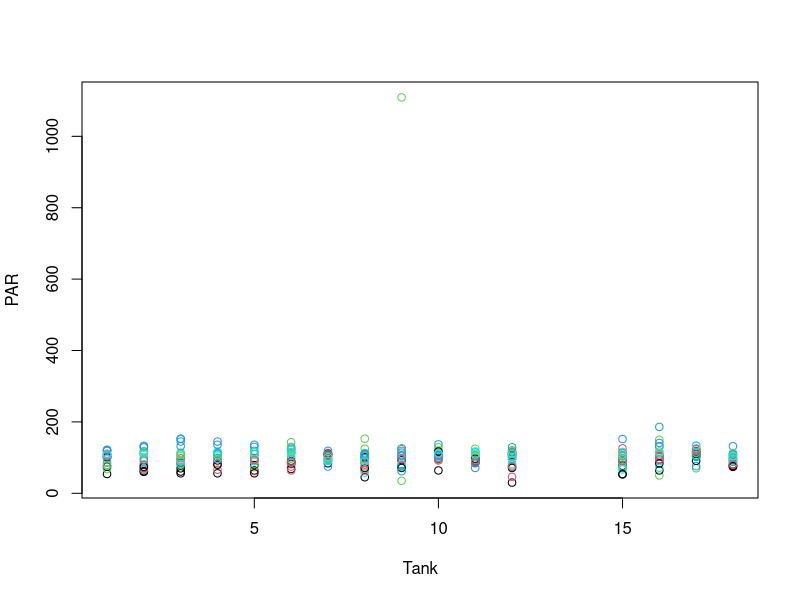
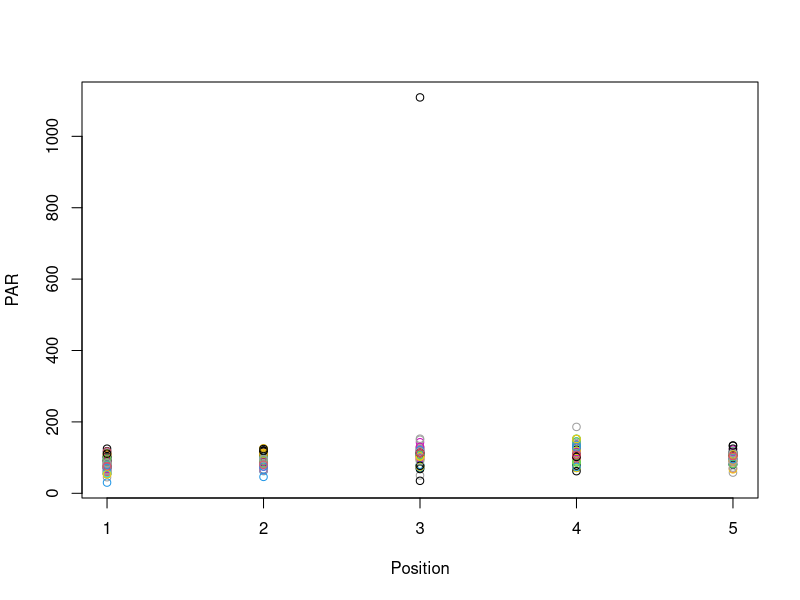
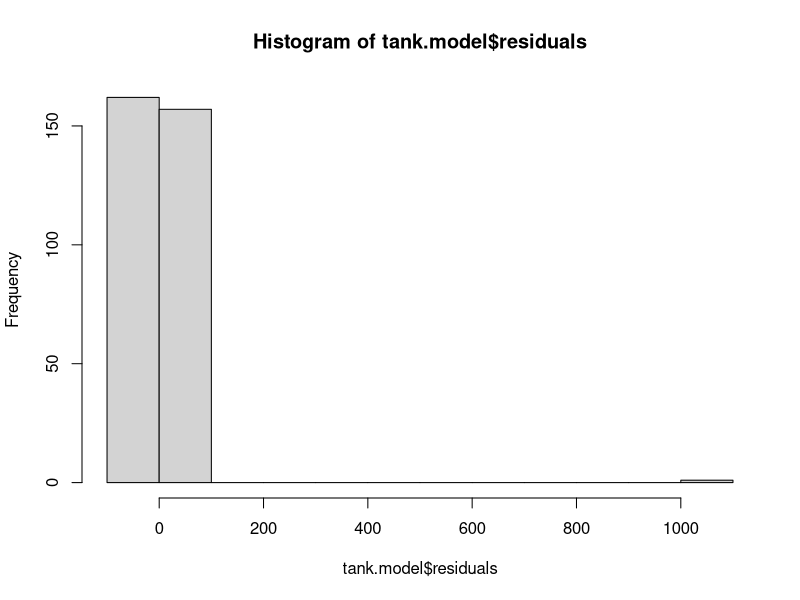
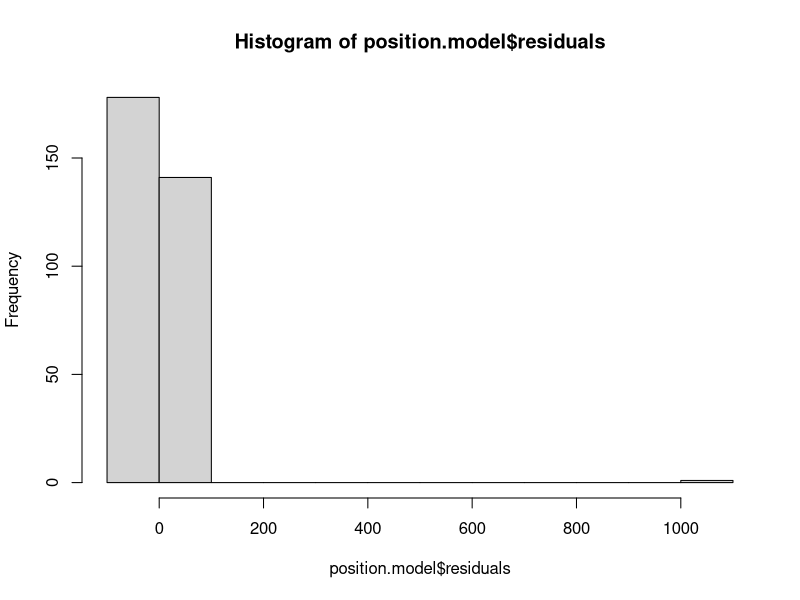
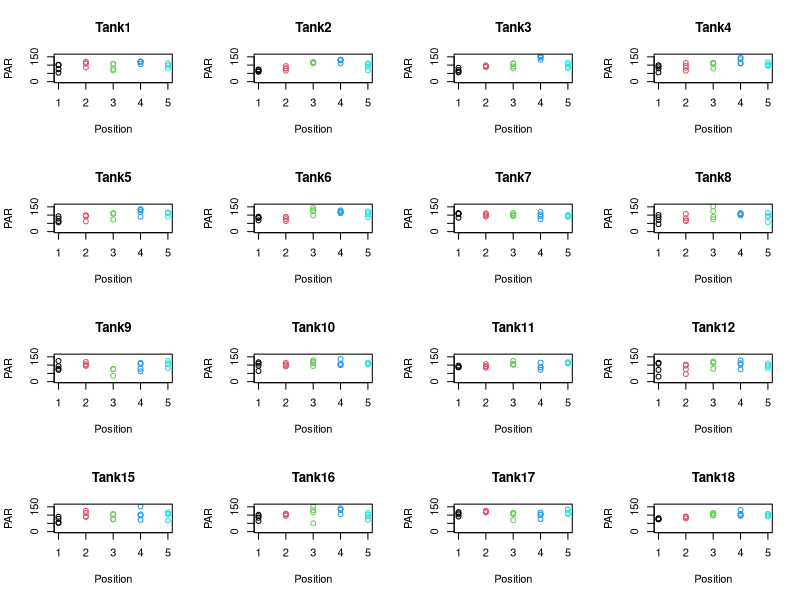
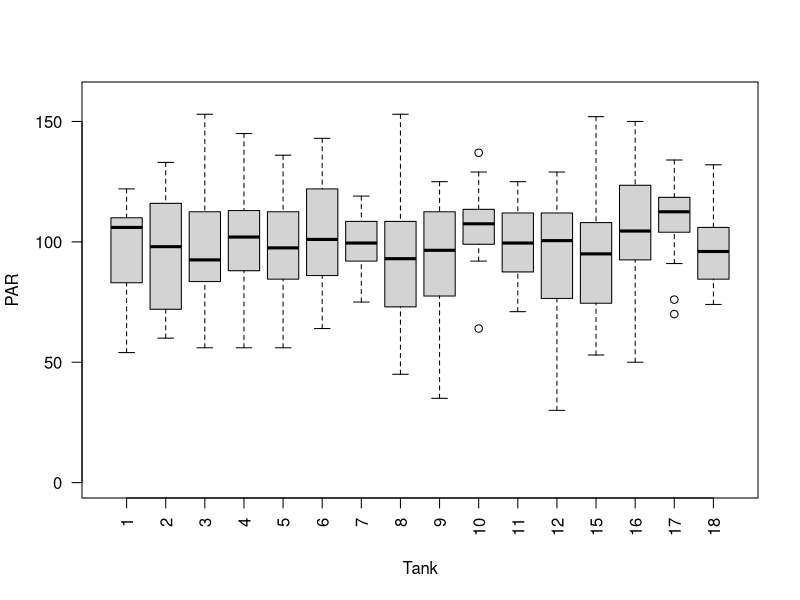
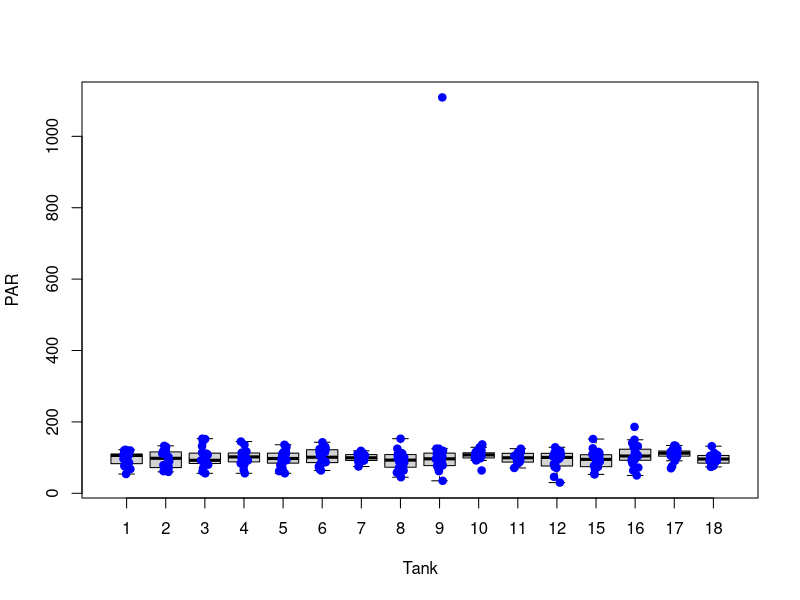

R code for these plots, in order:
## ---- chunk 1
knitr::opts_chunk$set(echo = TRUE)
## ---- chunk 2
library(tidyverse)
## ---- chunk 3
getwd()
## ---- chunk 4
light <- read.csv("data/Light_Data.csv", header = TRUE)
## ---- chunk 5
plot(PAR ~ Tank, data = light, col = Position)
plot(PAR ~ Position, data = light, col = Tank)
## ---- chunk 6
tank.model <- aov(PAR ~ Tank,data=light)
tank.model
summary(tank.model)
hist(tank.model$residuals)

position.model <- lm(PAR ~ Position, data=light)
position.model
summary(position.model)
hist(position.model$residuals)
## ---- chunk 7
pdf("Output/Light.by.Position.pdf")
par(mfrow=c(4,4))
Tank1 <- subset(light, Tank==1)
plot(PAR ~ Position, data=Tank1, col=Position, ylim=c(0,160), main = "Tank1")

Tank2 <- subset(light, Tank==2)
plot(PAR ~ Position, data=Tank2, col=Position, ylim=c(0,160), main = "Tank2")

Tank3 <- subset(light, Tank==3)
plot(PAR ~ Position, data=Tank3, col=Position, ylim=c(0,160), main = "Tank3")

Tank4 <- subset(light, Tank==4)
plot(PAR ~ Position, data=Tank4, col=Position, ylim=c(0,160), main = "Tank4")

Tank5 <- subset(light, Tank==5)
plot(PAR ~ Position, data=Tank5, col=Position, ylim=c(0,160), main = "Tank5")

Tank6 <- subset(light, Tank==6)
plot(PAR ~ Position, data=Tank6, col=Position, ylim=c(0,160), main = "Tank6")

Tank7 <- subset(light, Tank==7)
plot(PAR ~ Position, data=Tank7, col=Position, ylim=c(0,160), main = "Tank7")

Tank8 <- subset(light, Tank==8)
plot(PAR ~ Position, data=Tank8, col=Position, ylim=c(0,160), main = "Tank8")

Tank9 <- subset(light, Tank==9)
plot(PAR ~ Position, data=Tank9, col=Position, ylim=c(0,160), main = "Tank9")

Tank10 <- subset(light, Tank==10)
plot(PAR ~ Position, data=Tank10, col=Position, ylim=c(0,160), main = "Tank10")

Tank11 <- subset(light, Tank==11)
plot(PAR ~ Position, data=Tank11, col=Position, ylim=c(0,160), main = "Tank11")

Tank12 <- subset(light, Tank==12)
plot(PAR ~ Position, data=Tank12, col=Position, ylim=c(0,160), main = "Tank12")

Tank15 <- subset(light, Tank==15)
plot(PAR ~ Position, data=Tank15, col=Position, ylim=c(0,160), main = "Tank15")

Tank16 <- subset(light, Tank==16)
plot(PAR ~ Position, data=Tank16, col=Position, ylim=c(0,160), main = "Tank16")

Tank17 <- subset(light, Tank==17)
plot(PAR ~ Position, data=Tank17, col=Position, ylim=c(0,160), main = "Tank17")

Tank18 <- subset(light, Tank==18)
plot(PAR ~ Position, data=Tank18, col=Position, ylim=c(0,160), main = "Tank18")

dev.off()
## ---- chunk 8
pdf("Output/Light.by.Tank.pdf")
plot(as.factor(light$Tank), light$PAR, xlab="Tank", ylab="PAR", ylim=c(0,160), las=2)
boxplot(PAR ~ Tank, data = light, outpch = NA) 
stripchart(PAR ~ Tank, data = light, 
           vertical = TRUE, method = "jitter", 
           pch = 21, col = "blue", bg = "blue", 
           add = TRUE) 
dev.off()
